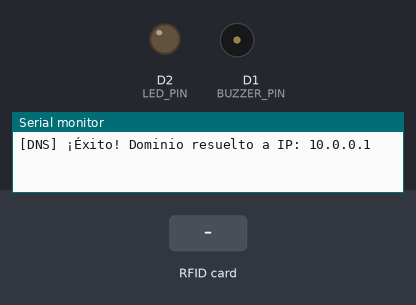
Bench run of a sketch on a simulated ESP8266 (Wemos D1 mini). Parts: output pins drawn as LEDs (lit = HIGH), buzzer (waves = sounding, pin HIGH), the last lines printed to the serial monitor. The test bench sets the inputs (shaded band). WiFi joins after 1.5 s; servers stay silent unless stated; uploads are accepted with an empty reply.

Above: at 3.8 s.
3.9 s: RFID card 5E 7A 19 C4 held to the reader
At 4.2 s:
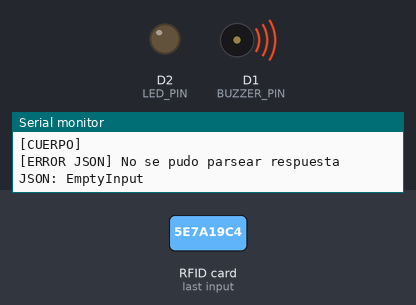
Timing chart, 0 to 6.9 s (numbered marks = the images above; inputs shaded):
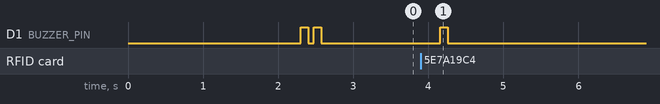

The sketch:

esp8266_rfid_asistencia.ino
```cpp
/*
  ===================================================================
  SISTEMA DE ASISTENCIA ESCOLAR RFID - FIRMWARE ESP8266 + RC522
  Versión Mejorada: Soporte Universal HTTPS (Web en la nube) y HTTP (LAN)
  ===================================================================

  Placas soportadas:
  - NodeMCU v2 / v3 (ESP-12E / ESP8266)
  - Wemos D1 Mini
  - Cualquier módulo ESP8266 con conexión Wi-Fi

  Lector RFID:
  - Módulo RFID-RC522 (13.56 MHz Mifare) y tarjetas/llaveros compatibles.

  Librerías requeridas en Arduino IDE (Menú: Programa -> Incluir Librería -> Administrar Bibliotecas):
  1. "MFRC522" por GithubCommunity
  2. "ArduinoJson" por Benoit Blanchon (versión 6.x o 7.x)
  3. "ESP8266WiFi" y "ESP8266HTTPClient" (incluidas con el paquete de tarjetas ESP8266)

  Conexión de Pines (ESP8266 NodeMCU <-> MFRC522):
  -----------------------------------------------------------------
  RC522 PIN    | ESP8266 NodeMCU | Wemos D1 Mini | Descripción
  -----------------------------------------------------------------
  3.3V (VCC)   | 3.3V            | 3.3V          | ¡ATENCIÓN: NUNCA conectar a 5V!
  RST (Reset)  | D3 (GPIO 0)     | D3            | Reset
  GND          | GND             | GND           | Tierra / Ground
  IRQ          | No conectado    | No conectado  | No requerido
  MISO         | D6 (GPIO 12)    | D6            | SPI MISO
  MOSI         | D7 (GPIO 13)    | D7            | SPI MOSI
  SCK          | D5 (GPIO 14)    | D5            | SPI Clock
  SDA (SS)     | D4 (GPIO 2)     | D4            | SPI Slave Select
  -----------------------------------------------------------------
  Componentes Opcionales de Indicación:
  Buzzer       | D1 (GPIO 5)     | D1            | Sonido de confirmación
  LED Verde    | D2 (GPIO 4)     | D2            | Luz de lectura exitosa
  -----------------------------------------------------------------
*/

#include <ESP8266WiFi.h>
#include <ESP8266HTTPClient.h>
#include <WiFiClientSecure.h>
#include <WiFiClient.h>
#include <SPI.h>
#include <MFRC522.h>
#include <ArduinoJson.h>

// ===================================================================
// 1. CONFIGURACIÓN DE RED WI-FI
// ===================================================================
const char* WIFI_SSID     = "TU_NOMBRE_WIFI";      // Nombre de tu red Wi-Fi
const char* WIFI_PASSWORD = "TU_CONTRASENA_WIFI";  // Contraseña de tu red Wi-Fi

// ===================================================================
// 2. ENDPOINT / URL DE LA PÁGINA WEB O SERVIDOR
// ===================================================================
// Si tu app está subida a una página web (Google Cloud Run, Vercel, Render, Railway, VPS):
// Copia la URL desde "Ajustes > ESP8266" en la página web.
// IMPORTANTE:
// - Debe comenzar con "https://" si está en la nube o "http://" si es local.
// - Debe terminar con "/api/lectura".
//
// Ejemplos:
// - Página Web publicada: "https://ais-pre-qpjmvonyw3spku67ul5ko5-286007630516.us-east1.run.app/api/lectura"
// - Servidor local en PC: "http://192.168.1.100:3000/api/lectura"
const char* SERVER_ENDPOINT = "https://ais-pre-qpjmvonyw3spku67ul5ko5-286007630516.us-east1.run.app/api/lectura";

// Configuración de este punto de control / salón
const char* SALON_NAME      = "Salón de Informática";
const char* ASIGNATURA_NAME = "Informática y Tecnología";

// ===================================================================
// 3. ASIGNACIÓN DE PINES HARDWARE (ESP8266)
// ===================================================================
// Compatibilidad de pines GPIO para cualquier módulo ESP8266
// (NodeMCU v2/v3, Wemos D1 Mini o Generic ESP8266 Module)
#ifndef D0
  #define D0 16
  #define D1 5
  #define D2 4
  #define D3 0
  #define D4 2
  #define D5 14
  #define D6 12
  #define D7 13
  #define D8 15
#endif

#define SS_PIN     D4 // GPIO 2  (SDA del RC522)
#define RST_PIN    D3 // GPIO 0  (RST del RC522)
#define BUZZER_PIN D1 // GPIO 5  (Buzzer activo o pasivo - Opcional)
#define LED_PIN    D2 // GPIO 4  (LED Verde indicador - Opcional)

MFRC522 rfid(SS_PIN, RST_PIN);

// Filtro anti-rebote para evitar lecturas continuas de la misma tarjeta pegada
String ultimaTarjetaLeida = "";
unsigned long tiempoUltimaLectura = 0;
const unsigned long COOLDOWN_MS = 2500; // 2.5 segundos de enfriamiento

// Declaraciones de funciones para compatibilidad estricta con todas las versiones de Arduino IDE
void emitirBeep(int duracionMs, int veces = 1);
String extraerHost(String url);
void realizarPeticionHttp(HTTPClient &http, String uid);
void enviarLecturaAlServidor(String uid);

// Función para emitir tonos en el buzzer
void emitirBeep(int duracionMs, int veces = 1) {
  for (int i = 0; i < veces; i++) {
    digitalWrite(BUZZER_PIN, HIGH);
    delay(duracionMs);
    digitalWrite(BUZZER_PIN, LOW);
    if (veces > 1) delay(70);
  }
}

// Extrae el host de una URL para diagnóstico DNS
String extraerHost(String url) {
  int inicio = 0;
  if (url.startsWith("https://")) inicio = 8;
  else if (url.startsWith("http://")) inicio = 7;
  int fin = url.indexOf('/', inicio);
  if (fin == -1) fin = url.indexOf(':', inicio);
  if (fin == -1) fin = url.length();
  return url.substring(inicio, fin);
}

void setup() {
  Serial.begin(115200);
  delay(600);

  Serial.println("\n\n========================================================");
  Serial.println("  SISTEMA DE ASISTENCIA ESCOLAR RFID - ESP8266");
  Serial.println("  Firmware Universal con Soporte SSL/HTTPS y HTTP Local");
  Serial.println("========================================================");

  pinMode(BUZZER_PIN, OUTPUT);
  pinMode(LED_PIN, OUTPUT);
  digitalWrite(BUZZER_PIN, LOW);
  digitalWrite(LED_PIN, LOW);

  // Inicializar bus SPI y Lector RFID RC522
  SPI.begin();
  rfid.PCD_Init();
  delay(100);
  byte version = rfid.PCD_ReadRegister(rfid.VersionReg);
  Serial.printf("[RFID] Lector MFRC522 inicializado (Registro Version: 0x%02X)\n", version);
  if (version == 0x00 || version == 0xFF) {
    Serial.println("[ALERTA RFID] ¡Comprueba las conexiones de cables entre ESP8266 y RC522!");
  } else {
    Serial.println("[RFID] Comunicación SPI con RC522 correcta.");
  }

  // Conectar a la red Wi-Fi
  Serial.println("\n[WIFI] Conectando a la red:");
  Serial.printf("       SSID: %s\n", WIFI_SSID);
  WiFi.mode(WIFI_STA);
  WiFi.begin(WIFI_SSID, WIFI_PASSWORD);

  int intentos = 0;
  while (WiFi.status() != WL_CONNECTED && intentos < 40) {
    delay(500);
    Serial.print(".");
    intentos++;
  }

  if (WiFi.status() == WL_CONNECTED) {
    Serial.println("\n[WIFI] ¡Conexión Wi-Fi exitosa!");
    Serial.print("[WIFI] IP asignada al ESP8266: ");
    Serial.println(WiFi.localIP());
    Serial.printf("[WIFI] Potencia de señal (RSSI): %d dBm\n", WiFi.RSSI());
    Serial.printf("[ENDPOINT] %s\n", SERVER_ENDPOINT);
    Serial.printf("[SALÓN]    %s\n", SALON_NAME);

    // Diagnóstico preliminar de DNS
    String host = extraerHost(String(SERVER_ENDPOINT));
    IPAddress testIp;
    Serial.printf("[DNS] Verificando resolución de '%s'...\n", host.c_str());
    if (WiFi.hostByName(host.c_str(), testIp)) {
      Serial.printf("[DNS] ¡Éxito! Dominio resuelto a IP: %s\n", testIp.toString().c_str());
    } else {
      Serial.println("[DNS ADVERTENCIA] No se pudo resolver la IP del dominio aún.");
      Serial.println("                  Verifica si la red Wi-Fi tiene salida a internet.");
    }

    emitirBeep(100, 2); // 2 beeps cortos = Inicio correcto
  } else {
    Serial.println("\n[WIFI ERROR] No se pudo conectar a la red Wi-Fi.");
    Serial.println("             Verifica el nombre (SSID) y la contraseña.");
    emitirBeep(400, 2);
  }
}

void loop() {
  // Ceder tiempo a tareas Wi-Fi en segundo plano del ESP8266 y evitar Soft Watchdog Reset (WDT)
  yield();
  delay(10);

  // Verificar si hay una tarjeta nueva cerca del lector
  if (!rfid.PICC_IsNewCardPresent()) {
    return;
  }
  // Leer el número de serie (UID) de la tarjeta
  if (!rfid.PICC_ReadCardSerial()) {
    return;
  }

  // Normalizar UID a formato hexadecimal en mayúsculas (ej: "A34F129C")
  String uidString = "";
  for (byte i = 0; i < rfid.uid.size; i++) {
    if (rfid.uid.uidByte[i] < 0x10) uidString += "0";
    uidString += String(rfid.uid.uidByte[i], HEX);
  }
  uidString.toUpperCase();

  // Filtro anti-rebote: evitar lecturas repetidas continuas de la misma tarjeta
  if (uidString == ultimaTarjetaLeida && (millis() - tiempoUltimaLectura) < COOLDOWN_MS) {
    rfid.PICC_HaltA();
    rfid.PCD_StopCrypto1();
    return;
  }

  ultimaTarjetaLeida = uidString;
  tiempoUltimaLectura = millis();

  Serial.println("\n--------------------------------------------------------");
  Serial.printf("[LECTURA RFID] Tarjeta detectada con UID: %s\n", uidString.c_str());

  // Enviar lectura por HTTP/HTTPS POST al servidor
  enviarLecturaAlServidor(uidString);

  // Detener comunicación con la tarjeta actual
  rfid.PICC_HaltA();
  rfid.PCD_StopCrypto1();
}

void enviarLecturaAlServidor(String uid) {
  if (WiFi.status() != WL_CONNECTED) {
    Serial.println("[ERROR] Wi-Fi desconectado. Intentando reconectar...");
    WiFi.reconnect();
    emitirBeep(300, 1);
    return;
  }

  String endpoint = String(SERVER_ENDPOINT);
  endpoint.trim();

  // Asegurar que la URL tenga protocolo
  if (!endpoint.startsWith("http://") && !endpoint.startsWith("https://")) {
    endpoint = "https://" + endpoint;
  }

  // Asegurar que termine en /api/lectura si solo se colocó el dominio
  if (!endpoint.endsWith("/api/lectura")) {
    endpoint += "/api/lectura";
  }

  bool isHttps = endpoint.startsWith("https://");

  Serial.println("[CONEXIÓN] Preparando envío...");
  Serial.printf("[PROTOCOLO] %s\n", isHttps ? "HTTPS Seguro (SSL/TLS con BearSSL)" : "HTTP Estándar");
  Serial.printf("[DESTINO]   %s\n", endpoint.c_str());

  HTTPClient http;
  http.setTimeout(15000); // 15 segundos para dar tiempo a la negociación SSL en la nube
  http.setFollowRedirects(HTTPC_FORCE_FOLLOW_REDIRECTS);
  http.setReuse(false);

  bool beginOk = false;

  if (isHttps) {
    // Para conexiones HTTPS en la nube (Google Cloud Run, Vercel, Render, Railway, etc.):
    // Usamos WiFiClientSecure con setInsecure() para aceptar certificados SSL
    // sin agotar la memoria RAM del ESP8266 cargando certificados raíz pesados.
    WiFiClientSecure client;
    client.setInsecure();

    // CRÍTICO PARA ESP8266:
    // Reducir tamaño de buffers SSL a 2048 bytes para evitar que el ESP8266 se quede
    // sin memoria RAM durante el apretón de manos (handshake) TLS.
    client.setBufferSizes(2048, 1024);
    client.setTimeout(12000);

    beginOk = http.begin(client, endpoint);
    if (!beginOk) {
      Serial.println("[ERROR SSL] No se pudo iniciar el cliente HTTPS con la URL provista.");
    }
    realizarPeticionHttp(http, uid);
  } else {
    // Para conexiones locales HTTP (ej: 192.168.x.x o localhost)
    WiFiClient client;
    client.setTimeout(10000);

    beginOk = http.begin(client, endpoint);
    if (!beginOk) {
      Serial.println("[ERROR HTTP] No se pudo iniciar el cliente HTTP.");
    }
    realizarPeticionHttp(http, uid);
  }

  http.end();
}

void realizarPeticionHttp(HTTPClient &http, String uid) {
  http.addHeader("Content-Type", "application/json");
  http.addHeader("User-Agent", "ESP8266-RFID-Attendance/2.0");

  // Construir cuerpo JSON
  String payload = "{\"uid\":\"" + uid + "\",\"salon\":\"" + String(SALON_NAME) + "\",\"asignatura\":\"" + String(ASIGNATURA_NAME) + "\"}";
  Serial.printf("[PAYLOAD JSON] %s\n", payload.c_str());

  unsigned long tInicio = millis();
  int httpCode = http.POST(payload);
  unsigned long latencia = millis() - tInicio;

  if (httpCode > 0) {
    String response = http.getString();
    Serial.printf("[RESPUESTA SERVIDOR] Código HTTP: %d (tiempo: %lu ms)\n", httpCode, latencia);
    Serial.printf("[CUERPO] %s\n", response.c_str());

    if (httpCode == HTTP_CODE_OK || httpCode == 201) {
      // Parsear respuesta JSON compatible con ArduinoJson v6 y v7
      #if defined(ARDUINOJSON_VERSION_MAJOR) && ARDUINOJSON_VERSION_MAJOR >= 7
        JsonDocument doc;
      #else
        StaticJsonDocument<512> doc;
      #endif
      DeserializationError error = deserializeJson(doc, response);

      if (!error) {
        const char* estado = doc["estado"] | "desconocido";
        const char* nombre = doc["nombre"] | "";
        Serial.printf("[RESULTADO] Estado: %s | Estudiante: %s\n", estado, (strlen(nombre) > 0 ? nombre : "N/A"));

        if (strcmp(estado, "asistencia_registrada") == 0) {
          // Asistencia registrada con éxito
          digitalWrite(LED_PIN, HIGH);
          emitirBeep(120, 1);
          delay(200);
          digitalWrite(LED_PIN, LOW);
          Serial.println("[OK] ¡Asistencia registrada exitosamente en la página web!");
        } else if (strcmp(estado, "ya_registrada_hoy") == 0) {
          // Ya había registrado hoy
          emitirBeep(70, 2);
          Serial.println("[AVISO] El estudiante ya tenía asistencia registrada hoy.");
        } else if (strcmp(estado, "tarjeta_capturada") == 0 || strcmp(estado, "tarjeta_asignada") == 0) {
          // Modo registro o vinculación
          emitirBeep(60, 3);
          Serial.println("[MODO REGISTRO] Tarjeta capturada en la aplicación web para asignación.");
        } else if (strcmp(estado, "tarjeta_no_registrada") == 0) {
          // Tarjeta no vinculada
          emitirBeep(350, 1);
          Serial.println("[AVISO] Tarjeta no vinculada a ningún estudiante.");
        }
      } else {
        Serial.printf("[ERROR JSON] No se pudo parsear respuesta JSON: %s\n", error.c_str());
        emitirBeep(100, 1);
      }
    } else if (httpCode == 301 || httpCode == 302 || httpCode == 308) {
      Serial.println("[AVISO 301/302] El servidor solicitó una redirección.");
      Serial.println("                Asegúrate de que SERVER_ENDPOINT empiece directamente con 'https://'.");
      emitirBeep(150, 2);
    } else if (httpCode == 404) {
      Serial.println("[ERROR 404] Endpoint no encontrado.");
      Serial.println("            Verifica que la URL termine en '/api/lectura'.");
      emitirBeep(300, 2);
    } else {
      Serial.printf("[AVISO] El servidor respondió con código HTTP %d.\n", httpCode);
      emitirBeep(200, 1);
    }
  } else {
    // Si httpCode es negativo, ocurrió un error en la conexión física o TLS/SSL
    Serial.printf("\n[ERROR DE CONEXIÓN] Fallo al contactar el servidor: %s (código: %d)\n",
                  http.errorToString(httpCode).c_str(), httpCode);
    Serial.println("================ DIAGNÓSTICO DE CAUSAS FRECUENTES ================");
    Serial.println("1. SSL / HTTPS en la nube:");
    Serial.println("   La página web utiliza HTTPS seguro. Este firmware ya incluye WiFiClientSecure");
    Serial.println("   y client.setInsecure() con buffers optimizados para solucionar este error.");
    Serial.println("2. URL incorrecta o incompleta:");
    Serial.printf("   Verifica que SERVER_ENDPOINT sea exactamente: %s\n", SERVER_ENDPOINT);
    Serial.println("   Debe tener 'https://' al inicio y '/api/lectura' al final.");
    Serial.println("3. Sin conexión a internet en la red Wi-Fi:");
    Serial.println("   Asegúrate de que la red Wi-Fi a la que se conectó el ESP8266 tenga acceso");
    Serial.println("   a internet para llegar al servidor público.");
    Serial.println("===================================================================\n");
    emitirBeep(400, 2); // 2 beeps largos = Error de conexión
  }
}
```

Measured:
- after the input at 3.9 s, D1 (BUZZER_PIN): LOW → HIGH after 0.26 s, → LOW 0.10 s later
